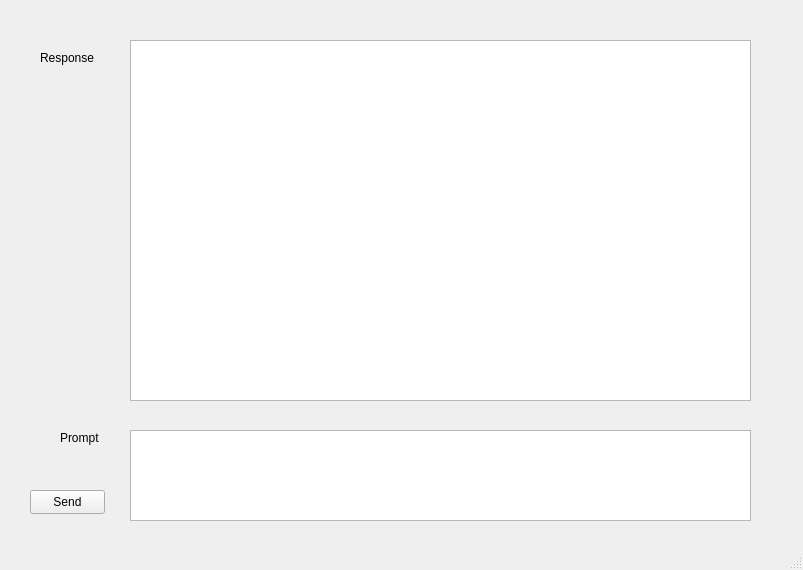
<?xml version="1.0" encoding="UTF-8"?>
<ui version="4.0">
 <class>MainWindow</class>
 <widget class="QMainWindow" name="MainWindow">
  <property name="geometry">
   <rect>
    <x>0</x>
    <y>0</y>
    <width>803</width>
    <height>570</height>
   </rect>
  </property>
  <property name="windowTitle">
   <string>MainWindow</string>
  </property>
  <widget class="QWidget" name="centralwidget">
   <widget class="QTextEdit" name="promptTextEdit">
    <property name="geometry">
     <rect>
      <x>130</x>
      <y>430</y>
      <width>621</width>
      <height>91</height>
     </rect>
    </property>
   </widget>
   <widget class="QLabel" name="label">
    <property name="geometry">
     <rect>
      <x>60</x>
      <y>430</y>
      <width>51</width>
      <height>16</height>
     </rect>
    </property>
    <property name="text">
     <string>Prompt</string>
    </property>
   </widget>
   <widget class="QLabel" name="label_2">
    <property name="geometry">
     <rect>
      <x>40</x>
      <y>50</y>
      <width>54</width>
      <height>16</height>
     </rect>
    </property>
    <property name="text">
     <string>Response</string>
    </property>
   </widget>
   <widget class="QTextEdit" name="responTextEdit">
    <property name="geometry">
     <rect>
      <x>130</x>
      <y>40</y>
      <width>621</width>
      <height>361</height>
     </rect>
    </property>
   </widget>
   <widget class="QPushButton" name="pushButton">
    <property name="geometry">
     <rect>
      <x>30</x>
      <y>490</y>
      <width>75</width>
      <height>24</height>
     </rect>
    </property>
    <property name="text">
     <string>Send</string>
    </property>
   </widget>
  </widget>
  <widget class="QMenuBar" name="menubar">
   <property name="geometry">
    <rect>
     <x>0</x>
     <y>0</y>
     <width>803</width>
     <height>22</height>
    </rect>
   </property>
  </widget>
  <widget class="QStatusBar" name="statusbar"/>
 </widget>
 <resources/>
 <connections/>
</ui>
